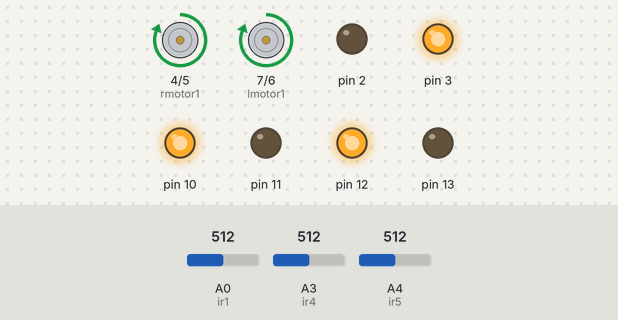
Bench run of a sketch on a simulated Arduino Uno, built with avr-gcc and run on an emulated ATmega328P. On the bench: motor-driver pin pairs drawn as motors (green arrow = first pin HIGH = forward, orange = second pin HIGH = backward, longer = more drive), output pins drawn as LEDs (lit = HIGH). The test bench sets the inputs (shaded band); at power-on: A3 (ir4) = 512, A4 (ir5) = 512, A0 (ir1) = 512.

Above: at 1.2 s.
1.3 s: A3 (ir4) set to 497
At 1.8 s:
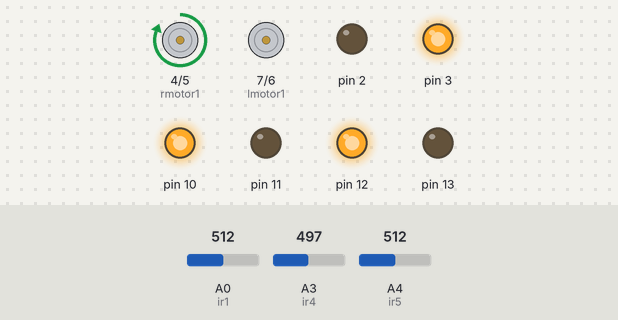
2.8 s: A4 (ir5) set to 498
At 4.0 s:
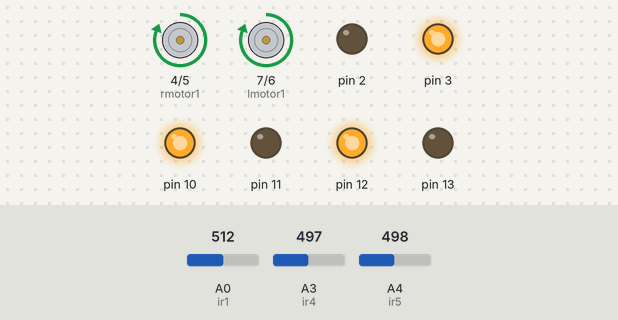
4.3 s: A3 (ir4) set to 511
At 5.3 s:
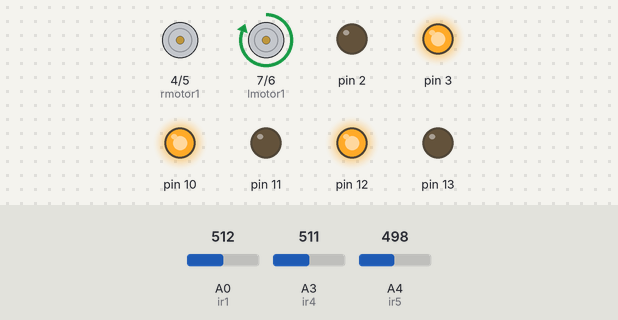
5.8 s: A3 (ir4) set to 390
At 6.4 s:
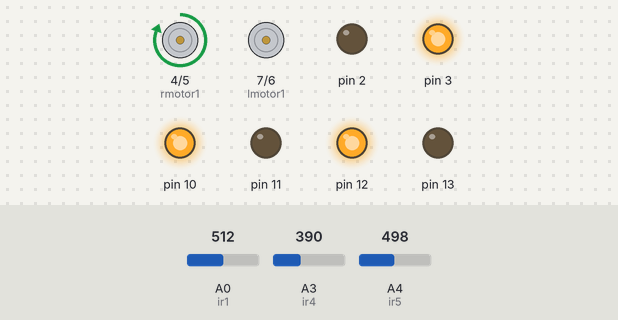
7.3 s: A3 (ir4) set to 462
8.8 s: A3 (ir4) set to 495
At 9.9 s:
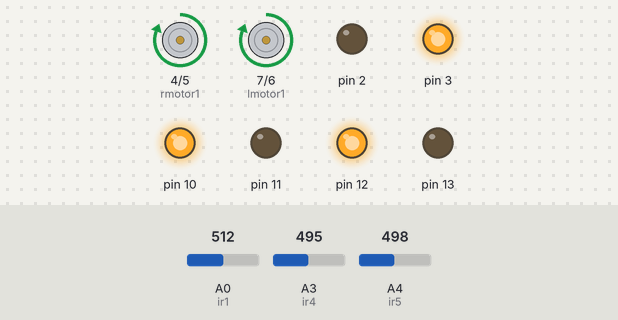
Timing chart, 0 to 11.3 s (numbered marks = the images above; inputs shaded):
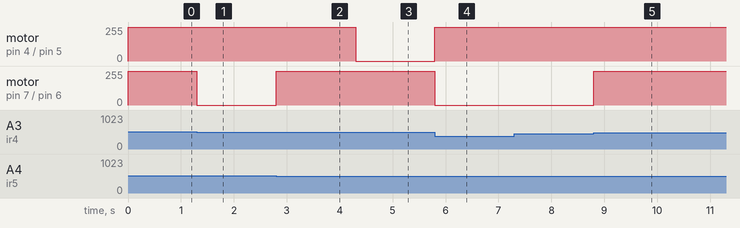

The sketch:

seniors.ino
```cpp
#define ir1 A0
#define ir2 A1
#define ir3 A2
#define ir4 A3
#define ir5 A4
#define rmotor1 4
#define rmotor2 5
#define lmotor1 7
#define lmotor2 6
#define echopin 8
#define trigger 9
int flag=0;
int duration,cm;

void setup()
{
Serial.begin(9600);
pinMode(trigger,OUTPUT);
pinMode(echopin,INPUT);
pinMode(ir1,INPUT);
pinMode(ir2,INPUT);
pinMode(ir3,INPUT);
pinMode(ir4,INPUT);
pinMode(ir5,INPUT);
pinMode(rmotor1,OUTPUT);
pinMode(rmotor2,OUTPUT);
pinMode(lmotor1,OUTPUT);
pinMode(lmotor2,OUTPUT);
pinMode(11,OUTPUT);
pinMode(10,OUTPUT);
digitalWrite(11,LOW);
digitalWrite(10,HIGH);
pinMode(2,OUTPUT);
digitalWrite(2,LOW);
pinMode(3,OUTPUT);
digitalWrite(3,HIGH);
 digitalWrite(12,HIGH);
  digitalWrite(13,LOW);
   pinMode(12,OUTPUT);
  pinMode(13,OUTPUT);

}

void loop()
{
  if(flag==0)
  {

    forward();
  wallfollow();
  if(analogRead(ir1)<400 && analogRead(ir3)<400 && analogRead(ir3)<400)
 {
   delay(1000);
   stops();
   delay(1000);
   forward();
   flag=1;
 }
  }
  else if(flag==1)
  {
  linefollow();
 // ultrasonic();
  }

}

void linefollow()
{
 if(analogRead(ir1)>800 && analogRead(ir2)<400 && analogRead(ir3)>800)
 forward();
 if(analogRead(ir1)>800 && analogRead(ir2)>400 && analogRead(ir3)<400)
 left();
 if(analogRead(ir1)<400 && analogRead(ir2)>400 && analogRead(ir3)>800)
 right();
 if(analogRead(ir1)<400 && analogRead(ir3)<400 && analogRead(ir3)<400)
 { stops();
 delay(1000);
  while(analogRead(ir1)<400 || analogRead(ir2)<400 || analogRead(ir3)<400)
  forward();

 }
 else
 forward();
}

void wallfollow()
{
   if(analogRead(ir4)/30<analogRead(ir5)/30)
   while(analogRead(ir4)/30<analogRead(ir5)/30)
   softleft();
   else if(analogRead(ir4)/30 > analogRead(ir5)/30)
   while(analogRead(ir4)/30>analogRead(ir5)/30)
   softright();
   else
   forward();
}


void ultrasonic2()
{
digitalWrite(trigger,LOW);
delayMicroseconds(2);
digitalWrite(trigger,HIGH);
delayMicroseconds(5);
digitalWrite(trigger,LOW);
duration=pulseIn(echopin,HIGH);// put your main code here, to run repeatedly:
cm=duration/29/2;

 if(cm<=10)
  {
    stops();
    while(analogRead(ir4)<400)
    left();
    forward();
    delay(2000);
    backward();
    delay(2000);
    right();
    delay(2000);
  }

}

  void backward()
  {
  digitalWrite(lmotor1,LOW);
  digitalWrite(lmotor2,HIGH);
  digitalWrite(rmotor1,LOW);
  digitalWrite(rmotor2,HIGH);
  }
  void stops()
  {
  digitalWrite(lmotor1,LOW);
  digitalWrite(lmotor2,LOW);
  digitalWrite(rmotor1,LOW);
  digitalWrite(rmotor2,LOW);
  }
void forward()
{
  digitalWrite(lmotor1,HIGH);
  digitalWrite(lmotor2,LOW);
  digitalWrite(rmotor1,HIGH);
  digitalWrite(rmotor2,LOW);
}

void left()
{
  digitalWrite(lmotor1,LOW);
  digitalWrite(lmotor2,HIGH);
  digitalWrite(rmotor1,HIGH);
  digitalWrite(rmotor2,LOW);
}

void right()
{
  digitalWrite(lmotor1,HIGH);
  digitalWrite(lmotor2,LOW);
  digitalWrite(rmotor1,LOW);
  digitalWrite(rmotor2,HIGH);
}

void softleft()
{
  digitalWrite(lmotor1,LOW);
  digitalWrite(lmotor2,LOW);
  digitalWrite(rmotor1,HIGH);
  digitalWrite(rmotor2,LOW);
}

void softright()
{
  digitalWrite(lmotor1,HIGH);
  digitalWrite(lmotor2,LOW);
  digitalWrite(rmotor1,LOW);
  digitalWrite(rmotor2,LOW);
}
```

Measured:
- the behaviour switches between 510 and 509 on A3 (ir4) (found by bisection; images 0 and 1)
- the behaviour switches between 510 and 509 on A4 (ir5) (found by bisection; images 1 and 2)
- the behaviour switches between 479 and 480 on A3 (ir4) (found by bisection; images 4 and 5)
- after the input at 1.3 s, motor on pin 7 (lmotor1) / pin 6 (lmotor2): forward 255/255 → stopped at once
- after the input at 2.8 s, motor on pin 7 (lmotor1) / pin 6 (lmotor2): stopped → forward 255/255 at once
- after the input at 4.3 s, motor on pin 4 (rmotor1) / pin 5 (rmotor2): forward 255/255 → stopped at once
- after the input at 5.8 s, motor on pin 4 (rmotor1) / pin 5 (rmotor2): stopped → forward 255/255 at once; motor on pin 7 (lmotor1) / pin 6 (lmotor2): forward 255/255 → stopped at once
- after the input at 7.3 s, every drawn part: stays the same
- after the input at 8.8 s, motor on pin 7 (lmotor1) / pin 6 (lmotor2): stopped → forward 255/255 at once
